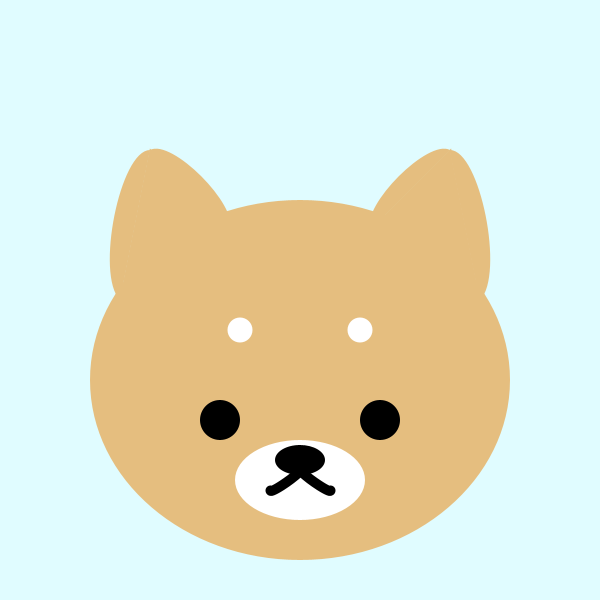
Frame 1 (no input)
Frame 60 (the mouse pressed at the canvas centre just before this capture): identical to frame 1, image omitted
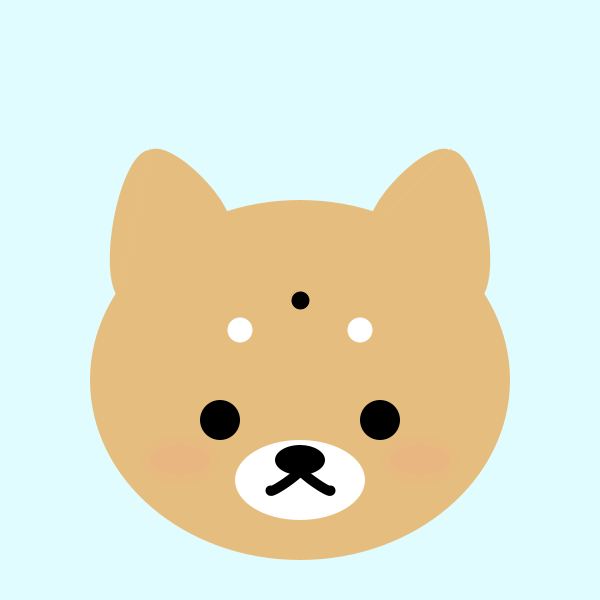
Frame 120 (the mouse held since frame 60 and released just before this capture)

The Processing sketch that drew these frames (run headless with seeded random() and noise(); from frame 60 on, the mouse is pressed at the canvas centre):

// Processing sketch: KChen_Proj1
// ── KChen_Proj1.pde
void setup() {
  size(600, 600);
}

void draw() {
  background(224, 252, 255);
  noStroke();
  fill(229, 190, 127);
  ellipse(width/2, 380, 420, 360); //general head shape
  fill(255);
  ellipse(300, 480, 130, 80); //muzzle
  ellipse(240, 330, 25, 25); //eyebrow left
  ellipse(360, 330, 25, 25); //eyebrow right
  fill(0);
  ellipse(220, 420, 40, 40); //left eye
  ellipse(380, 420, 40, 40); //right eye
  ellipse(300, 460, 50, 30); //nose
  stroke(0);
  strokeWeight(10);
  curve(300, 450, 300, 470, 270, 490, 300, 450); //mouthleft
  curve(300, 450, 300, 470, 330, 490, 300, 450); //mouthright
  //line(300,470,270,490); //mouth
  //line(300,470,330,490); //mouth pt 2

  fill(229, 190, 127); //beige
  stroke(0);
  strokeWeight(8);
  noStroke();
  curve(300, 300, 150, 150, 120, 300, 300, 300); //left ear pt1
  curve(100, 300, 150, 150, 230, 230, 100, 300); //left ear pt 2
  curve(300, 300, 450, 150, 480, 300, 300, 300); //right ear pt1
  curve(500, 300, 450, 150, 370, 230, 500, 300); //right ear pt2
  stroke(229, 190, 127);
  strokeWeight(2);
  triangle(150, 150, 120, 300, 230, 230); // left ear fill
  triangle(450, 150, 480, 300, 370, 230); //right ear fill
  
//pet its head to blush!
  if ((mouseX<450) && (mouseX>150) && (mouseY>220) && (mouseY<330)) {
    fill(0);
    ellipse(mouseX, mouseY, 20, 20); //pointer to visualize the area of my if statement
    noStroke();
    fill(250, 136, 140, 20);
    ellipse(180, 460, 80, 50); //blush
    ellipse(180,460,60,30);
    ellipse(420, 460, 80, 50);
    ellipse(420,460,60,30);
    /*sidenote: i'm going to leave this for now, but ideally, 
    i want the blush (red sheer concentric circles getting smaller) 
    to progress over time or distance of the mouse traveled within the area i've set.*/
    
    if (mousePressed){ //make its eyes happy
    
    }
  }
}
